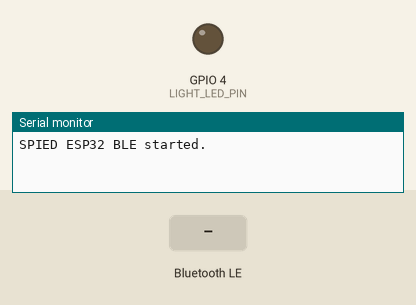
Bench run of a sketch on a simulated ESP32. Parts: output pins drawn as LEDs (lit = HIGH), the last lines printed to the serial monitor. The inputs (shaded band) are chosen by the test bench. Nothing arrives over Bluetooth unless stated; a phone connects over Bluetooth LE 3 s after start.

Above: at 1.2 s.
1.3 s: Bluetooth LE write "LIGHT_ON" received
At 1.8 s:
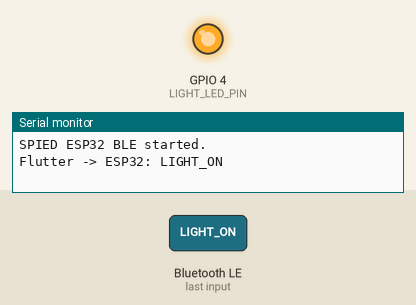
4.5 s: Bluetooth LE write "LIGHT_OFF" received
At 5.5 s:
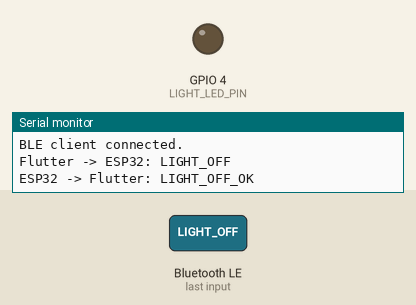
Timing chart, 0 to 7.5 s (numbered marks = the images above; inputs shaded):
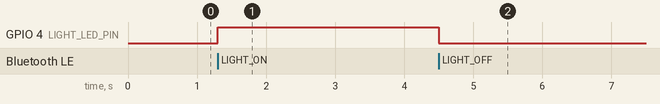

The sketch:

spied_ble.ino
```cpp
#include <Arduino.h>

#include <BLEDevice.h>
#include <BLEServer.h>
#include <BLEUtils.h>
#include <BLE2902.h>

#define DEVICE_NAME "SPIED_ESP32"

#define SERVICE_UUID \
  "6E400001-B5A3-F393-E0A9-E50E24DCCA9E"

#define RX_UUID \
  "6E400002-B5A3-F393-E0A9-E50E24DCCA9E"

#define TX_UUID \
  "6E400003-B5A3-F393-E0A9-E50E24DCCA9E"

// 사용할 GPIO에 맞게 변경
#define LIGHT_LED_PIN 4

BLECharacteristic* txCharacteristic;

bool deviceConnected = false;


void sendResponse(const String& message)
{
  if (!deviceConnected) {
    return;
  }

  txCharacteristic->setValue(message.c_str());
  txCharacteristic->notify();

  Serial.print("ESP32 -> Flutter: ");
  Serial.println(message);
}


class ServerCallbacks : public BLEServerCallbacks
{
  void onConnect(BLEServer* server) override
  {
    deviceConnected = true;

    Serial.println("BLE client connected.");
  }

  void onDisconnect(BLEServer* server) override
  {
    deviceConnected = false;

    Serial.println("BLE client disconnected.");

    server->startAdvertising();
  }
};


class RxCallbacks : public BLECharacteristicCallbacks
{
  void onWrite(BLECharacteristic* characteristic) override
  {
    String command = characteristic->getValue();

    command.trim();

    Serial.print("Flutter -> ESP32: ");
    Serial.println(command);


    if (command == "PING")
    {
      sendResponse("PONG");
    }

    else if (command == "LIGHT_ON")
    {
      digitalWrite(LIGHT_LED_PIN, HIGH);

      sendResponse("LIGHT_ON_OK");
    }

    else if (command == "LIGHT_OFF")
    {
      digitalWrite(LIGHT_LED_PIN, LOW);

      sendResponse("LIGHT_OFF_OK");
    }

    else
    {
      sendResponse("ERROR");
    }
  }
};


void setup()
{
  Serial.begin(115200);

  pinMode(LIGHT_LED_PIN, OUTPUT);
  digitalWrite(LIGHT_LED_PIN, LOW);


  BLEDevice::init(DEVICE_NAME);

  BLEServer* server = BLEDevice::createServer();

  server->setCallbacks(new ServerCallbacks());


  BLEService* service =
      server->createService(SERVICE_UUID);


  // ESP32 -> Smartphone
  txCharacteristic =
      service->createCharacteristic(
        TX_UUID,
        BLECharacteristic::PROPERTY_NOTIFY
      );

  txCharacteristic->addDescriptor(new BLE2902());


  // Smartphone -> ESP32
  BLECharacteristic* rxCharacteristic =
      service->createCharacteristic(
        RX_UUID,
        BLECharacteristic::PROPERTY_WRITE
      );

  rxCharacteristic->setCallbacks(
    new RxCallbacks()
  );


  service->start();


  BLEAdvertising* advertising =
      BLEDevice::getAdvertising();

  advertising->addServiceUUID(SERVICE_UUID);

  advertising->setScanResponse(true);

  advertising->start();


  Serial.println("SPIED ESP32 BLE started.");
}


void loop()
{
  delay(100);
}
```

Measured:
- after the input at 1.3 s, GPIO 4 (LIGHT_LED_PIN): LOW → HIGH at once
- after the input at 4.5 s, GPIO 4 (LIGHT_LED_PIN): HIGH → LOW at once
